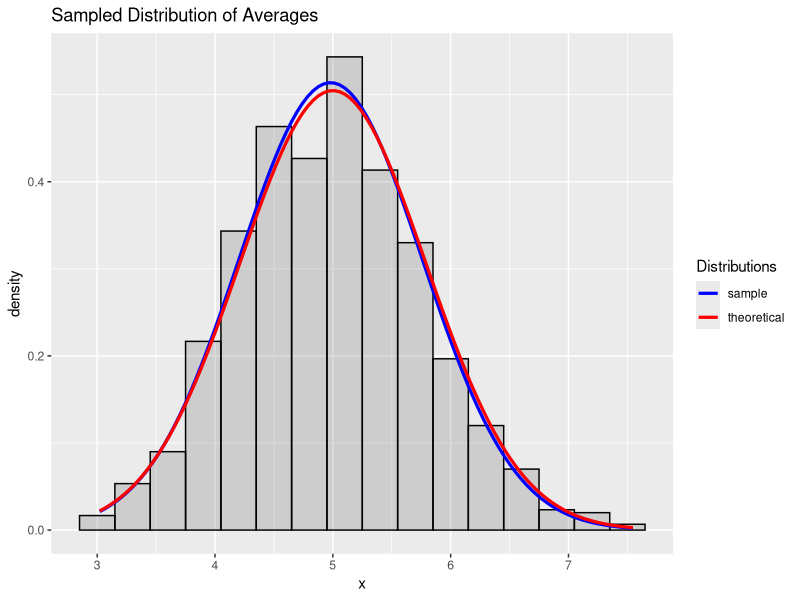

Source code (R):
## ---- chunk 1
lambda <- 0.2
samples <- 40
sims <- 1000
## ---- chunk 2
mns = NULL
for(i in 1:sims)
    mns = c(mns, mean(rexp(samples, lambda)))
dat <- data.frame(x=mns)
## ---- chunk 3
library(knitr)
theo <- 1/lambda
mu_s <- mean(dat$x)
mu_err <- round(abs(mu_s - theo)/theo * 100,1)

m <- matrix(c(mu_s, theo, mu_err), ncol=3, nrow=1)
colnames(m) <- c('sample', 'theoretical', 'error')

kable(m, digits=3, caption='Comparison of Sample and Theoretical Mean')
## ---- chunk 4
library(knitr)
v <- (1/lambda)^2 / samples
v_s <- var(dat$x)
v_err <- round(abs(v_s - v) / v * 100,1)

m <- matrix(c(v_s, v, v_err), ncol=3, nrow=1)
colnames(m) <- c('sample', 'theoretical', 'error')

kable(m, digits=3, caption='Comparison of Sample and Theoretical Variances')
## ---- chunk 5
library(ggplot2)

g <- ggplot(dat, aes(x=x)) + ggtitle("Sampled Distribution of Averages")

# add histogram
g <- g + geom_histogram(alpha=0.2, 
                        binwidth=0.3, 
                        colour='black', 
                        aes(y=..density..))
# add sample distribution
g <- g + stat_function(fun=dnorm, 
                       args=c(mean(mns), sd(mns)), 
                       aes(colour='sample'), 
                       size=1.1)
# add theoretical mean distribution
g <- g + stat_function(fun=dnorm, 
                       args=c(1/lambda, (1/lambda)/sqrt(samples)),
                       aes(colour='theoretical'),
                       size=1.1)

g <- g + scale_colour_manual("Distributions", 
                             values=c('blue', 'red'))

g
